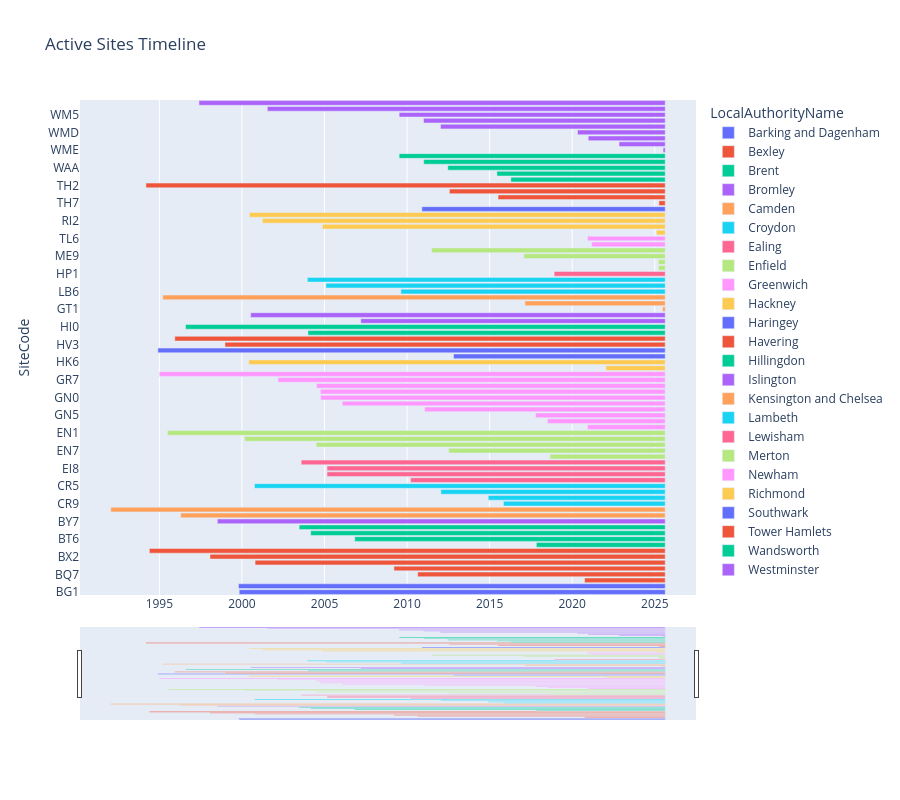

This figure's notebook cell:
### Markdown cell above
#### 2.4 Timeline of active sites

### Code cell
from datetime import datetime

df_sites_timeline = df_sites[df_sites['SiteActive'] == True]

x_start = df_sites_timeline['DateOpened']
x_end   = df_sites_timeline["DateClosed"].fillna(datetime.now())

df_sites.sort_values(
    by=["LocalAuthorityName", "DateOpened"], ascending=[False, False], inplace=True
)

fig24 = px.timeline(
    data_frame=df_sites_timeline,
    x_start="DateOpened",
    x_end=x_end,
    y="SiteCode",
    color="LocalAuthorityName",
    title="Active Sites Timeline",
    height=800
)

fig24.update_layout(
    xaxis_rangeslider_visible=True,
    yaxis_fixedrange=False
)

fig24.show()

### Figure 1 — Plotly figure (JSON) as saved in the notebook; plotly's stock layout.template omitted (floating-point values rounded to 4 significant figures)
{"data": [{"base": ["1999-11-02T00:00:00.000", "1999-10-17T00:00:00.000"], "hovertemplate": "LocalAuthorityName=Barking and Dagenham<br>DateOpened=%{base}<br>x_end=%{x}<br>SiteCode=%{y}<extra></extra>", "legendgroup": "Barking and Dagenham", "marker": {"color": "#636efa", "pattern": {"shape": ""}}, "name": "Barking and Dagenham", "orientation": "h", "showlegend": true, "textposition": "auto", "type": "bar", "x": [814048098116, 815430498116], "xaxis": "x", "y": ["BG1", "BG2"], "yaxis": "y"}, {"base": ["2020-10-01T00:00:00.000", "2010-08-24T00:00:00.000", "2009-03-16T00:00:00.000", "2000-10-18T09:15:00.000", "1998-01-24T15:00:00.000", "1994-05-25T00:00:00.000"], "hovertemplate": "LocalAuthorityName=Bexley<br>DateOpened=%{base}<br>x_end=%{x}<br>SiteCode=%{y}<extra></extra>", "legendgroup": "Bexley", "marker": {"color": "#EF553B", "pattern": {"shape": ""}}, "name": "Bexley", "orientation": "h", "showlegend": true, "textposition": "auto", "type": "bar", "x": [154038498116, 472940898116, 518387298116, 783688398116, 869894898116, 985724898116], "xaxis": "x", "y": ["BQ9", "BQ7", "GB0", "GB6", "BX2", "BX1"], "yaxis": "y"}, {"base": ["2017-10-30T00:00:00.000", "2006-11-01T00:00:00.000", "2004-02-29T23:00:00.000", "2003-06-20T06:00:00.000"], "hovertemplate": "LocalAuthorityName=Brent<br>DateOpened=%{base}<br>x_end=%{x}<br>SiteCode=%{y}<extra></extra>", "legendgroup": "Brent", "marker": {"color": "#00cc96", "pattern": {"shape": ""}}, "name": "Brent", "orientation": "h", "showlegend": true, "textposition": "auto", "type": "bar", "x": [246227298116, 593209698116, 677453298116, 699460098116], "xaxis": "x", "y": ["BT8", "BT6", "BT5", "BT4"], "yaxis": "y"}, {"base": ["1998-07-06T11:00:00.000"], "hovertemplate": "LocalAuthorityName=Bromley<br>DateOpened=%{base}<br>x_end=%{x}<br>SiteCode=%{y}<extra></extra>", "legendgroup": "Bromley", "marker": {"color": "#ab63fa", "pattern": {"shape": ""}}, "name": "Bromley", "orientation": "h", "showlegend": true, "textposition": "auto", "type": "bar", "x": [855826098116], "xaxis": "x", "y": ["BY7"], "yaxis": "y"}, {"base": ["1996-04-16T13:30:00.000", "1992-01-23T00:00:00.000"], "hovertemplate": "LocalAuthorityName=Camden<br>DateOpened=%{base}<br>x_end=%{x}<br>SiteCode=%{y}<extra></extra>", "legendgroup": "Camden", "marker": {"color": "#FFA15A", "pattern": {"shape": ""}}, "name": "Camden", "orientation": "h", "showlegend": true, "textposition": "auto", "type": "bar", "x": [925887498116, 1059424098116], "xaxis": "x", "y": ["CD1", "BL0"], "yaxis": "y"}, {"base": ["2015-11-02T00:00:00.000", "2014-12-01T00:00:00.000", "2012-01-19T00:00:00.000", "2000-10-05T11:15:00.000"], "hovertemplate": "LocalAuthorityName=Croydon<br>DateOpened=%{base}<br>x_end=%{x}<br>SiteCode=%{y}<extra></extra>", "legendgroup": "Croydon", "marker": {"color": "#19d3f3", "pattern": {"shape": ""}}, "name": "Croydon", "orientation": "h", "showlegend": true, "textposition": "auto", "type": "bar", "x": [309126498116, 338156898116, 428617698116, 784804398116], "xaxis": "x", "y": ["CR9", "CR8", "CR7", "CR5"], "yaxis": "y"}, {"base": ["2010-03-19T00:00:00.000", "2005-02-25T00:00:00.000", "2005-02-25T00:00:00.000", "2003-08-04T00:00:00.000"], "hovertemplate": "LocalAuthorityName=Ealing<br>DateOpened=%{base}<br>x_end=%{x}<br>SiteCode=%{y}<extra></extra>", "legendgroup": "Ealing", "marker": {"color": "#FF6692", "pattern": {"shape": ""}}, "name": "Ealing", "orientation": "h", "showlegend": true, "textposition": "auto", "type": "bar", "x": [486592098116, 646259298116, 646259298116, 695593698116], "xaxis": "x", "y": ["EI1", "EA8", "EI8", "EA6"], "yaxis": "y"}, {"base": ["2018-08-28T00:00:00.000", "2012-07-09T00:00:00.000", "2004-07-01T00:00:00.000", "2000-02-29T09:15:00.000", "1995-06-29T08:00:00.000"], "hovertemplate": "LocalAuthorityName=Enfield<br>DateOpened=%{base}<br>x_end=%{x}<br>SiteCode=%{y}<extra></extra>", "legendgroup": "Enfield", "marker": {"color": "#B6E880", "pattern": {"shape": ""}}, "name": "Enfield", "orientation": "h", "showlegend": true, "textposition": "auto", "type": "bar", "x": [220134498116, 413756898116, 666908898116, 803733198116, 951136098116], "xaxis": "x", "y": ["AZ99", "EN7", "EN5", "EN4", "EN1"], "yaxis": "y"}, {"base": ["2020-12-04T00:00:00.000", "2018-07-02T00:00:00.000", "2017-10-12T00:00:00.000", "2011-01-24T00:00:00.000", "2006-01-27T00:00:00.000", "2004-10-07T00:00:00.000", "2004-10-01T00:00:00.000", "2004-07-08T00:00:00.000", "2002-03-08T11:00:00.000", "1995-01-01T00:00:00.000"], "hovertemplate": "LocalAuthorityName=Greenwich<br>DateOpened=%{base}<br>x_end=%{x}<br>SiteCode=%{y}<extra></extra>", "legendgroup": "Greenwich", "marker": {"color": "#FF97FF", "pattern": {"shape": ""}}, "name": "Greenwich", "orientation": "h", "showlegend": true, "textposition": "auto", "type": "bar", "x": [148508898116, 225059298116, 247782498116, 459721698116, 617228898116, 658441698116, 658960098116, 666304098116, 739963698116, 966630498116], "xaxis": "x", "y": ["TL4", "GN6", "GN5", "GN4", "GN3", "GN0", "GR9", "GR8", "GR7", "GR4"], "yaxis": "y"}, {"base": ["2022-01-17T00:00:00.000", "2000-05-31T23:00:00.000"], "hovertemplate": "LocalAuthorityName=Hackney<br>DateOpened=%{base}<br>x_end=%{x}<br>SiteCode=%{y}<extra></extra>", "legendgroup": "Hackney", "marker": {"color": "#FECB52", "pattern": {"shape": ""}}, "name": "Hackney", "orientation": "h", "showlegend": true, "textposition": "auto", "type": "bar", "x": [113171298116, 795734898116], "xaxis": "x", "y": ["CW3", "HK6"], "yaxis": "y"}, {"base": ["2012-10-25T00:00:00.000", "1994-11-29T12:00:00.000"], "hovertemplate": "LocalAuthorityName=Haringey<br>DateOpened=%{base}<br>x_end=%{x}<br>SiteCode=%{y}<extra></extra>", "legendgroup": "Haringey", "marker": {"color": "#636efa", "pattern": {"shape": ""}}, "name": "Haringey", "orientation": "h", "showlegend": true, "textposition": "auto", "type": "bar", "x": [404425698116, 969438498116], "xaxis": "x", "y": ["HG4", "HG1"], "yaxis": "y"}, {"base": ["1998-12-22T10:00:00.000", "1995-12-08T00:00:00.000"], "hovertemplate": "LocalAuthorityName=Havering<br>DateOpened=%{base}<br>x_end=%{x}<br>SiteCode=%{y}<extra></extra>", "legendgroup": "Havering", "marker": {"color": "#EF553B", "pattern": {"shape": ""}}, "name": "Havering", "orientation": "h", "showlegend": true, "textposition": "auto", "type": "bar", "x": [841228098116, 937168098116], "xaxis": "x", "y": ["HV3", "HV1"], "yaxis": "y"}, {"base": ["2004-01-01T00:00:00.000", "1996-08-02T00:00:00.000"], "hovertemplate": "LocalAuthorityName=Hillingdon<br>DateOpened=%{base}<br>x_end=%{x}<br>SiteCode=%{y}<extra></extra>", "legendgroup": "Hillingdon", "marker": {"color": "#00cc96", "pattern": {"shape": ""}}, "name": "Hillingdon", "orientation": "h", "showlegend": true, "textposition": "auto", "type": "bar", "x": [682633698116, 916604898116], "xaxis": "x", "y": ["LH0", "HI0"], "yaxis": "y"}, {"base": ["2007-03-14T00:00:00.000", "2000-07-12T06:45:00.000"], "hovertemplate": "LocalAuthorityName=Islington<br>DateOpened=%{base}<br>x_end=%{x}<br>SiteCode=%{y}<extra></extra>", "legendgroup": "Islington", "marker": {"color": "#ab63fa", "pattern": {"shape": ""}}, "name": "Islington", "orientation": "h", "showlegend": true, "textposition": "auto", "type": "bar", "x": [581718498116, 792164598116], "xaxis": "x", "y": ["IS6", "IS2"], "yaxis": "y"}, {"base": ["2025-06-24T00:00:00.000", "2017-02-20T00:00:00.000", "1995-03-17T00:00:00.000"], "hovertemplate": "LocalAuthorityName=Kensington and Chelsea<br>DateOpened=%{base}<br>x_end=%{x}<br>SiteCode=%{y}<extra></extra>", "legendgroup": "Kensington and Chelsea", "marker": {"color": "#FFA15A", "pattern": {"shape": ""}}, "name": "Kensington and Chelsea", "orientation": "h", "showlegend": true, "textposition": "auto", "type": "bar", "x": [4825698116, 268000098116, 960150498116], "xaxis": "x", "y": ["GT1", "KF1", "KC1"], "yaxis": "y"}, {"base": ["2009-08-17T00:00:00.000", "2005-02-01T00:00:00.000", "2003-12-18T00:00:00.000"], "hovertemplate": "LocalAuthorityName=Lambeth<br>DateOpened=%{base}<br>x_end=%{x}<br>SiteCode=%{y}<extra></extra>", "legendgroup": "Lambeth", "marker": {"color": "#19d3f3", "pattern": {"shape": ""}}, "name": "Lambeth", "orientation": "h", "showlegend": true, "textposition": "auto", "type": "bar", "x": [505081698116, 648332898116, 683843298116], "xaxis": "x", "y": ["LB6", "LB5", "LB4"], "yaxis": "y"}, {"base": ["2018-11-27T00:00:00.000"], "hovertemplate": "LocalAuthorityName=Lewisham<br>DateOpened=%{base}<br>x_end=%{x}<br>SiteCode=%{y}<extra></extra>", "legendgroup": "Lewisham", "marker": {"color": "#FF6692", "pattern": {"shape": ""}}, "name": "Lewisham", "orientation": "h", "showlegend": true, "textposition": "auto", "type": "bar", "x": [212272098116], "xaxis": "x", "y": ["HP1"], "yaxis": "y"}, {"base": ["2025-03-26T00:00:00.000", "2025-03-18T00:00:00.000", "2017-01-27T00:00:00.000", "2011-06-29T00:00:00.000"], "hovertemplate": "LocalAuthorityName=Merton<br>DateOpened=%{base}<br>x_end=%{x}<br>SiteCode=%{y}<extra></extra>", "legendgroup": "Merton", "marker": {"color": "#B6E880", "pattern": {"shape": ""}}, "name": "Merton", "orientation": "h", "showlegend": true, "textposition": "auto", "type": "bar", "x": [12601698116, 13292898116, 270073698116, 446243298116], "xaxis": "x", "y": ["MEB", "MEA", "ME9", "ME2"], "yaxis": "y"}, {"base": ["2021-03-08T00:00:00.000", "2020-12-04T00:00:00.000"], "hovertemplate": "LocalAuthorityName=Newham<br>DateOpened=%{base}<br>x_end=%{x}<br>SiteCode=%{y}<extra></extra>", "legendgroup": "Newham", "marker": {"color": "#FF97FF", "pattern": {"shape": ""}}, "name": "Newham", "orientation": "h", "showlegend": true, "textposition": "auto", "type": "bar", "x": [140387298116, 148508898116], "xaxis": "x", "y": ["TL5", "TL6"], "yaxis": "y"}, {"base": ["2025-02-05T00:00:00.000", "2004-11-15T00:00:00.000", "2001-03-29T10:00:00.000", "2000-06-14T00:15:00.000"], "hovertemplate": "LocalAuthorityName=Richmond<br>DateOpened=%{base}<br>x_end=%{x}<br>SiteCode=%{y}<extra></extra>", "legendgroup": "Richmond", "marker": {"color": "#FECB52", "pattern": {"shape": ""}}, "name": "Richmond", "orientation": "h", "showlegend": true, "textposition": "auto", "type": "bar", "x": [16835298116, 655072098116, 769688898116, 794607198116], "xaxis": "x", "y": ["RHI", "TD5", "RI2", "RI1"], "yaxis": "y"}, {"base": ["2010-11-24T00:00:00.000"], "hovertemplate": "LocalAuthorityName=Southwark<br>DateOpened=%{base}<br>x_end=%{x}<br>SiteCode=%{y}<extra></extra>", "legendgroup": "Southwark", "marker": {"color": "#636efa", "pattern": {"shape": ""}}, "name": "Southwark", "orientation": "h", "showlegend": true, "textposition": "auto", "type": "bar", "x": [464992098116], "xaxis": "x", "y": ["SK5"], "yaxis": "y"}, {"base": ["2025-04-01T00:00:00.000", "2015-07-06T00:00:00.000", "2012-07-25T00:00:00.000", "1994-03-10T00:00:00.000"], "hovertemplate": "LocalAuthorityName=Tower Hamlets<br>DateOpened=%{base}<br>x_end=%{x}<br>SiteCode=%{y}<extra></extra>", "legendgroup": "Tower Hamlets", "marker": {"color": "#EF553B", "pattern": {"shape": ""}}, "name": "Tower Hamlets", "orientation": "h", "showlegend": true, "textposition": "auto", "type": "bar", "x": [12083298116, 319408098116, 412374498116, 992291298116], "xaxis": "x", "y": ["TH7", "TH6", "TH5", "TH2"], "yaxis": "y"}, {"base": ["2016-04-14T00:00:00.000", "2015-06-11T00:00:00.000", "2012-06-19T00:00:00.000", "2011-01-04T00:00:00.000", "2009-07-09T00:00:00.000"], "hovertemplate": "LocalAuthorityName=Wandsworth<br>DateOpened=%{base}<br>x_end=%{x}<br>SiteCode=%{y}<extra></extra>", "legendgroup": "Wandsworth", "marker": {"color": "#00cc96", "pattern": {"shape": ""}}, "name": "Wandsworth", "orientation": "h", "showlegend": true, "textposition": "auto", "type": "bar", "x": [294956898116, 321568098116, 415484898116, 461449698116, 508451298116], "xaxis": "x", "y": ["WAC", "WAB", "WAA", "WA9", "WA7"], "yaxis": "y"}, {"base": ["2025-07-03T00:00:00.000", "2022-11-02T00:00:00.000", "2020-12-21T00:00:00.000", "2020-04-27T00:00:00.000", "2012-01-11T00:00:00.000", "2011-01-01T00:00:00.000", "2009-07-10T00:00:00.000", "2001-07-17T00:00:00.000", "1997-05-26T12:00:00.000"], "hovertemplate": "LocalAuthorityName=Westminster<br>DateOpened=%{base}<br>x_end=%{x}<br>SiteCode=%{y}<extra></extra>", "legendgroup": "Westminster", "marker": {"color": "#ab63fa", "pattern": {"shape": ""}}, "name": "Westminster", "orientation": "h", "showlegend": true, "textposition": "auto", "type": "bar", "x": [4048098116, 88201698116, 147040098116, 167603298116, 429308898116, 461708898116, 508364898116, 760220898116, 890900898116], "xaxis": "x", "y": ["WME", "CE3", "CE2", "WMD", "MR8", "WM6", "WM5", "WM0", "MY1"], "yaxis": "y"}], "layout": {"barmode": "overlay", "height": 800, "legend": {"title": {"text": "LocalAuthorityName"}, "tracegroupgap": 0}, "title": {"text": "Active Sites Timeline"}, "xaxis": {"anchor": "y", "domain": [0, 1], "rangeslider": {"visible": true}, "type": "date"}, "yaxis": {"anchor": "x", "domain": [0, 1], "fixedrange": false, "title": {"text": "SiteCode"}}}}
